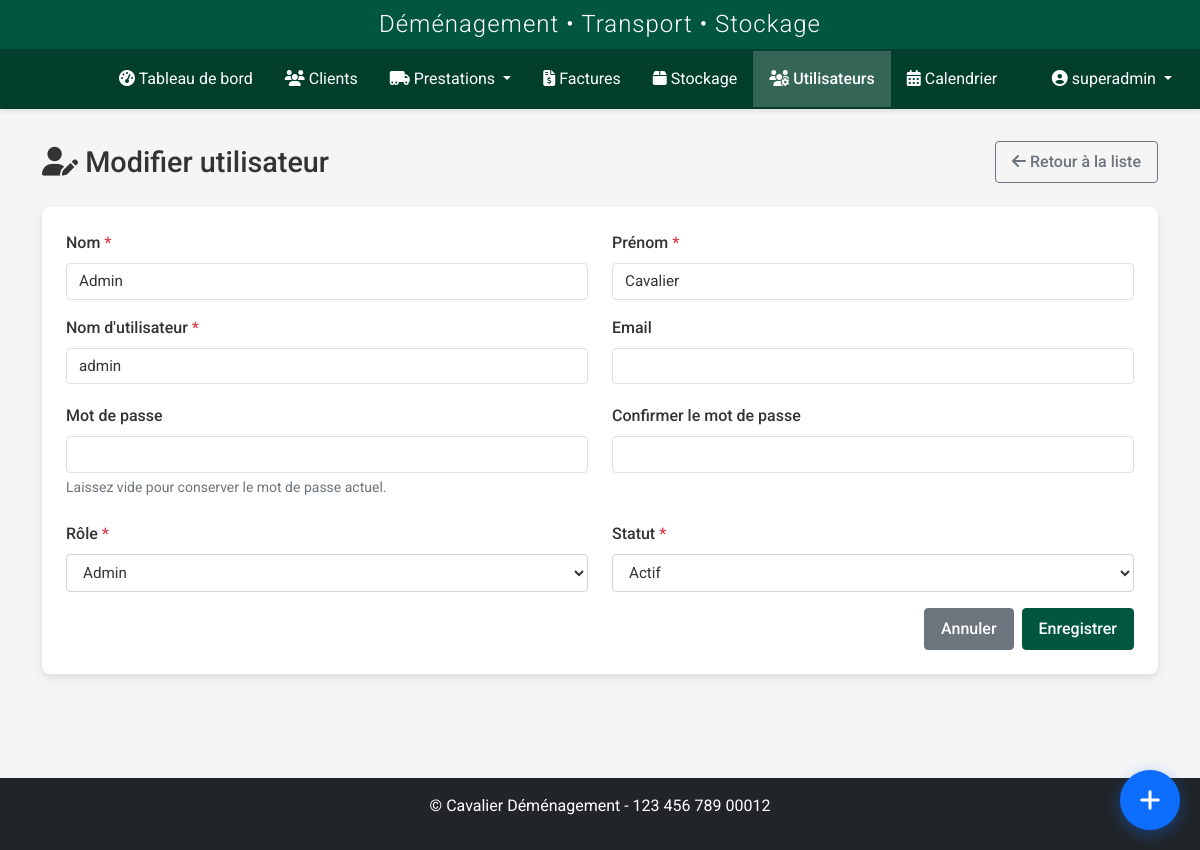
/utilisateurs/users/edit/1 (signed in), run on the app's committed database.
### models.py (models this page shows, shortened)
class User(UserMixin, db.Model):
    id = db.Column(db.Integer, primary_key=True)
    nom = db.Column(db.String(64), nullable=False)
    prenom = db.Column(db.String(64), nullable=False)
    username = db.Column(db.String(64), unique=True, nullable=False)
    email = db.Column(db.String(120), unique=True, nullable=True)
    password_hash = db.Column(db.String(256), nullable=False)
    role = db.Column(db.String(20), nullable=False, default='transporteur')
    statut = db.Column(db.String(20), nullable=False, default='actif')
    vehicule = db.Column(db.String(100), nullable=True)
    type_vehicule_id = db.Column(db.Integer, db.ForeignKey('type_vehicule.id'), nullable=True)
    permis_conduire = db.Column(db.String(50), nullable=True)
    notes = db.Column(db.Text, nullable=True)
    derniere_connexion = db.Column(db.DateTime, nullable=True)
    date_creation = db.Column(db.DateTime, nullable=False, default=datetime.utcnow)
    prestations = db.relationship('Prestation', secondary=prestation_transporteurs, back_populates='transporteurs')
    type_vehicule = db.relationship('TypeVehicule', backref='transporteurs')
    def is_admin(self):
        return self.role in ['admin', 'super_admin']

### routes/user.py (the view, shortened to what this page needs)
@user_bp.route('/users/edit/<int:id>', methods=['GET', 'POST'])
@login_required
def edit(id):
    user = User.query.get_or_404(id)
    if not current_user.is_admin() and current_user.id != user.id:
        flash('Vous n\'avez pas les permissions nécessaires pour modifier ce compte.', 'danger')
        return redirect(url_for('dashboard.index'))
    if current_user.role == 'admin' and user.role == 'super_admin':
        flash('Vous n\'avez pas les permissions nécessaires pour modifier un super administrateur.', 'danger')
        return redirect(url_for('dashboard.index'))
    form = UserForm(obj=user)
    types_vehicules = TypeVehicule.query.all()
    form.type_vehicule_id.choices = [(0, 'Aucun')] + [(t.id, t.nom) for t in types_vehicules]
    role_choices = []
    if current_user.role == 'super_admin':
        role_choices = [
            ('transporteur', 'Transporteur'),
            ('commercial', 'Commercial'),
            ('admin', 'Admin'),
            ('super_admin', 'Super Admin')
        ]
    elif current_user.role == 'admin':
        role_choices = [
            ('transporteur', 'Transporteur'),
            ('commercial', 'Commercial')
        ]
    else:  # L'utilisateur modifie son propre profil
        role_choices = [(user.role, user.role.capitalize())]
    form.role.choices = role_choices
    return render_template(
        'users/edit.html',
        title='Modifier un Utilisateur',
        form=form,
        user=user
    )

### forms.py (called while the page is built)
def optional_int(value):
    if value == '' or value is None:
        return None
    try:
        return int(value)
    except (ValueError, TypeError):
        return None

### templates/users/edit.html (shortened to what this page needs)
{% extends 'base.html' %}
{% block content %}
<div class="user-page">
    <div class="page-title">
        <h1><i class="fas fa-user-edit"></i> Modifier utilisateur</h1>
        <a href="{{ url_for('user.index') }}" class="btn btn-outline-secondary">
            <i class="fas fa-arrow-left"></i> Retour à la liste
        </a>
    </div>
    <div class="card">
        <div class="card-body">
            <form method="POST">
                <div class="row mb-3">
                    <div class="col-md-6">
                        <label for="nom" class="form-label">{{ form.nom.label.text }} <span class="text-danger">*</span></label>
                        {{ form.nom(class="form-control" + (" is-invalid" if form.nom.errors else ""), id="nom") }}
                    </div>
                    <div class="col-md-6">
                        <label for="prenom" class="form-label">{{ form.prenom.label.text }} <span class="text-danger">*</span></label>
                        {{ form.prenom(class="form-control" + (" is-invalid" if form.prenom.errors else ""), id="prenom") }}
                    </div>
                </div>
                <div class="row mb-3">
                    <div class="col-md-6">
                        <label for="username" class="form-label">{{ form.username.label.text }} <span class="text-danger">*</span></label>
                        {{ form.username(class="form-control" + (" is-invalid" if form.username.errors else ""), id="username", data_current_username=user.username) }}
                    </div>
                    <div class="col-md-6">
                        <label for="email" class="form-label">{{ form.email.label.text }}</label>
                        {{ form.email(class="form-control" + (" is-invalid" if form.email.errors else ""), id="email", type="email") }}
                    </div>
                </div>
                <div class="row mb-3">
                    <div class="col-md-6">
                        <label for="password" class="form-label">{{ form.password.label.text }}</label>
                        {{ form.password(class="form-control" + (" is-invalid" if form.password.errors else ""), id="password") }}
                        <div class="form-text">Laissez vide pour conserver le mot de passe actuel.</div>
                    </div>
                    <div class="col-md-6">
                        <label for="confirm_password" class="form-label">{{ form.confirm_password.label.text }}</label>
                        {{ form.confirm_password(class="form-control" + (" is-invalid" if form.confirm_password.errors else ""), id="confirm_password") }}
                    </div>
                </div>
                {% if current_user.is_admin() %}
                <div class="row mb-3">
                    <div class="col-md-6">
                        <label for="role" class="form-label">{{ form.role.label.text }} <span class="text-danger">*</span></label>
                        {{ form.role(class="form-control" + (" is-invalid" if form.role.errors else ""), id="role") }}
                    </div>
                    <div class="col-md-6">
                        <label for="statut" class="form-label">{{ form.statut.label.text }} <span class="text-danger">*</span></label>
                        {{ form.statut(class="form-control" + (" is-invalid" if form.statut.errors else ""), id="statut") }}
                    </div>
                </div>
                {% else %}
                    <div class="mb-4">
                        <p class="alert alert-info">
                            <i class="fas fa-info-circle"></i> Seuls les administrateurs peuvent modifier les rôles et statuts des utilisateurs.
                        </p>
                    </div>
                {% endif %}
                <div class="d-grid gap-2 d-md-flex justify-content-md-end">
                    <a href="{{ url_for('user.index') }}" class="btn btn-secondary">Annuler</a>
                    {{ form.submit(class="btn btn-primary") }}
                </div>
            </form>
        </div>
    </div>
</div>
{% endblock %}

### templates/base.html (shortened to what this page needs)
<!DOCTYPE html>
<html lang="fr">
<head>
    <link href="https://cdn.jsdelivr.net/npm/bootstrap@5.2.3/dist/css/bootstrap.min.css" rel="stylesheet">
    <link rel="stylesheet" href="https://cdnjs.cloudflare.com/ajax/libs/font-awesome/6.2.1/css/all.min.css">
    <link href="https://cdn.jsdelivr.net/npm/fullcalendar@5.11.3/main.min.css" rel="stylesheet">
    <link href="https://cdn.jsdelivr.net/npm/summernote@0.8.18/dist/summernote-lite.min.css" rel="stylesheet">
    <link rel="stylesheet" href="{{ url_for('static', filename='css/style.css') }}">
    <link rel="stylesheet" href="{{ url_for('static', filename='css/notification-flash.css') }}">
    <link rel="stylesheet" href="{{ url_for('static', filename='css/prestations.css') }}">
    <link rel="stylesheet" href="{{ url_for('static', filename='css/custom-calendar.css') }}">
    <link rel="stylesheet" href="{{ url_for('static', filename='css/navbar-logos.css') }}">
    <link rel="stylesheet" href="{{ url_for('static', filename='css/whatsapp-buttons.css') }}">
    <link rel="stylesheet" href="{{ url_for('static', filename='css/quick-access-bubble.css') }}">
</head>
<body {% if current_user.is_authenticated %}data-user-role="{{ current_user.role }}"{% endif %}>
    {% if current_user.is_authenticated %}
        <header>
            <div class="app-header">
                <h2>Déménagement • Transport • Stockage</h2>
            </div>
            <nav class="navbar navbar-dark navbar-expand-lg">
                <div class="container-fluid">
                    <a class="navbar-brand" href="{{ url_for('dashboard.index') }}">
                        <div class="logo-slideshow">
                        </div>
                    </a>
                    <div class="collapse navbar-collapse" id="navbarMain">
                        <ul class="navbar-nav me-auto mb-2 mb-lg-0">
                            <li class="nav-item">
                                <a class="nav-link {% if request.endpoint == 'dashboard.index' %}active{% endif %}" href="{{ url_for('dashboard.index') }}">
                                    <i class="fas fa-tachometer-alt"></i> Tableau de bord
                                </a>
                            </li>
                            <li class="nav-item">
                                <a class="nav-link {% if request.endpoint.startswith('client.') %}active{% endif %}" href="{{ url_for('client.index') }}">
                                    <i class="fas fa-users"></i> Clients
                                </a>
                            </li>
                            <li class="nav-item dropdown">
                                <a class="nav-link dropdown-toggle {% if request.endpoint.startswith('prestation.') %}active{% endif %}" href="#" id="prestationsDropdown" role="button" data-bs-toggle="dropdown" aria-expanded="false">
                                    <i class="fas fa-truck-moving"></i> Prestations
                                </a>
                            </li>
                            <li class="nav-item">
                                <a class="nav-link {% if request.endpoint.startswith('facture.') %}active{% endif %}" href="{{ url_for('facture.index') }}">
                                    <i class="fas fa-file-invoice-dollar"></i> Factures
                                </a>
                            </li>
                            <li class="nav-item">
                                <a class="nav-link {% if request.endpoint.startswith('stockage.') %}active{% endif %}" href="{{ url_for('stockage.index') }}">
                                    <i class="fas fa-box"></i> Stockage
                                </a>
                            </li>
                            {% if current_user.is_admin %}
                            <li class="nav-item">
                                <a class="nav-link {% if request.endpoint.startswith('user.') %}active{% endif %}" href="{{ url_for('user.index') }}">
                                    <i class="fas fa-users-cog"></i> Utilisateurs
                                </a>
                            </li>
                            {% endif %}
                            <li class="nav-item">
                                <a class="nav-link {% if request.endpoint.startswith('calendrier.') %}active{% endif %}" href="{{ url_for('calendrier.fullscreen') }}">
                                    <i class="fas fa-calendar-alt"></i> Calendrier
                                </a>
                            </li>
                        </ul>
                        <ul class="navbar-nav">
                            <li class="nav-item dropdown">
                                <a class="nav-link dropdown-toggle" href="#" id="userDropdown" role="button" data-bs-toggle="dropdown">
                                    <i class="fas fa-user-circle"></i> {{ current_user.username }}
                                </a>
                            </li>
                        </ul>
                    </div>
                </div>
            </nav>
        </header>
        <main class="main-content">
            <div class="container">
                {% block content %}{% endblock %}
            </div>
        </main>
        <footer class="mt-5 py-3 bg-dark text-white">
            <div class="container text-center">
                <p>&copy; {{ config.COMPANY_FULL_NAME }} - {{ config.COMPANY_SIRET }}</p>
            </div>
        </footer>
    {% else %}
        <main class="main-content">
            <div class="container">
                {% block auth_content %}{% endblock %}
            </div>
        </main>
    {% endif %}
</body>
</html>

### static/css/style.css (style rules this page uses)
:root { --primary-color: #01573e; --primary-light: #0a8f6c; --primary-dark: #013e2c; --secondary-color: #e0e0e0; --secondary-light: #f5f5f5; --secondary-dark: #9e9e9e; --light-color: #ffffff; --dark-color: #333333; --danger-color: #DC3545; --success-color: #28A745; --warning-color: #FFC107; --info-color: #17A2B8; }
body { font-family: 'Roboto', sans-serif; background-color: var(--secondary-light); color: var(--dark-color); min-height: 100vh; display: flex; flex-direction: column; }
.app-header { background: var(--primary-color); color: var(--light-color); padding: 10px 0; text-align: center; box-shadow: 0 2px 10px rgba(0, 0, 0, 0.1); }
.app-header h2 { margin: 0; font-size: 1.5rem; font-weight: 300; letter-spacing: 1px; }
.navbar { background-color: var(--primary-dark); padding: 0; box-shadow: 0 2px 5px rgba(0, 0, 0, 0.1); }
.navbar-brand { padding: 0.5rem 1rem; }
.navbar-dark .navbar-nav .nav-link { color: var(--light-color); padding: 1rem; transition: all 0.3s ease; }
.navbar-dark .navbar-nav .nav-link.active { background-color: rgba(255, 255, 255, 0.2); color: var(--light-color); font-weight: 500; }
.main-content { flex: 1; padding: 2rem 0; }
.page-title { display: flex; justify-content: space-between; align-items: center; margin-bottom: 1.5rem; }
.page-title h1 { font-size: 1.8rem; font-weight: 500; margin: 0; }
.card { background-color: var(--light-color); border: none; border-radius: 8px; box-shadow: 0 4px 8px rgba(0, 0, 0, 0.1); margin-bottom: 1.5rem; transition: transform 0.3s ease, box-shadow 0.3s ease; color: var(--dark-color); }
.card-body { padding: 1.5rem; }
a { color: var(--primary-color); transition: all 0.3s ease; }
.form-control { background-color: var(--light-color); border: 1px solid #e0e0e0; color: var(--dark-color); transition: all 0.3s ease; font-size: 0.95rem; border-radius: 4px; }
.form-control::placeholder { color: #9e9e9e; }
.form-label { color: var(--dark-color); font-weight: 500; margin-bottom: 0.5rem; }
.btn { font-weight: 500; padding: 0.5rem 1rem; border-radius: 4px; transition: all 0.3s ease; }
.btn-primary { background-color: var(--primary-color); border-color: var(--primary-color); color: var(--light-color); }
footer { background-color: var(--primary-dark); color: rgba(255, 255, 255, 0.8); padding: 1rem 0; margin-top: auto; text-align: center; }

### static/css/prestations.css (style rules this page uses)
select.form-control { appearance: auto !important; -webkit-appearance: auto !important; -moz-appearance: auto !important; position: static !important; display: block !important; opacity: 1 !important; height: auto !important; padding: 0.375rem 0.75rem !important; overflow-y: auto !important; background-image: none !important; border: 1px solid #ced4da !important; border-radius: 0.25rem !important; min-height: 38px !important; max-height: 38px !important; line-height: 1.5 !important; }

### static/css/custom-calendar.css (style rules this page uses)
:root { --fc-button-bg-color: #1a1a2e; --fc-button-border-color: #16213e; --fc-button-hover-bg-color: #0f3460; --fc-button-hover-border-color: #0f3460; --fc-button-active-bg-color: #0f3460; --fc-button-active-border-color: #0f3460; }
.navbar-brand { padding: 0; height: 60px; display: flex; align-items: center; }

### static/css/navbar-logos.css (style rules this page uses)
.logo-slideshow { position: relative; height: 60px; width: 60px; overflow: hidden; margin-right: 15px; }

### data on the page
User: username "superadmin"
User: nom "Admin", prenom "Cavalier", username "admin", role "Admin", statut "Actif"

### other printed values
{{ config.COMPANY_FULL_NAME }} "Cavalier Déménagement"
{{ config.COMPANY_SIRET }} "123 456 789 00012"
